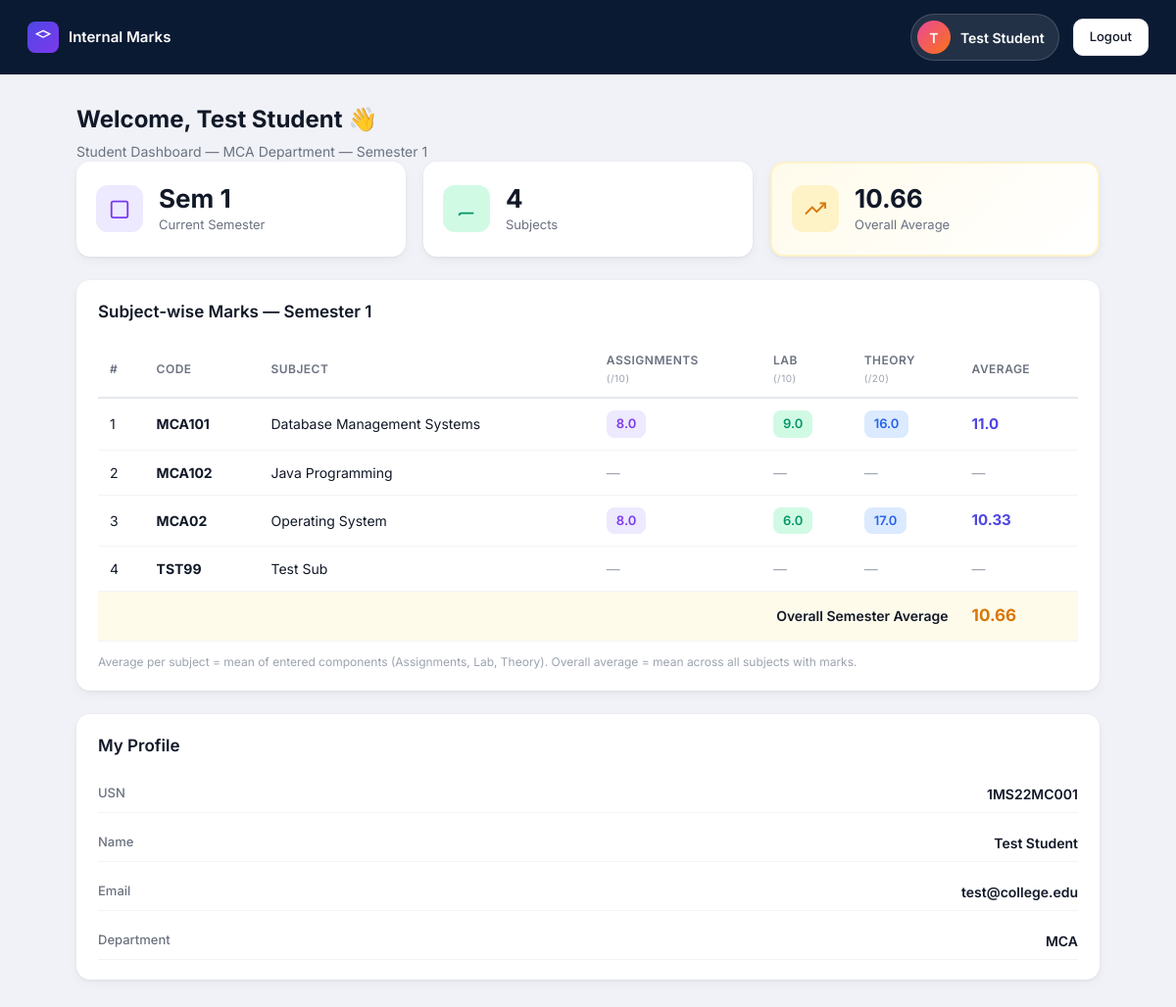
/student/dashboard (signed in), run on the app's committed database.
### tables this page shows
CREATE TABLE students (
            id INTEGER PRIMARY KEY AUTOINCREMENT,
            usn TEXT UNIQUE NOT NULL,
            name TEXT NOT NULL,
            email TEXT NOT NULL,
            semester INTEGER NOT NULL DEFAULT 1,
            department TEXT NOT NULL DEFAULT 'MCA',
            password TEXT NOT NULL,
            created_at TEXT NOT NULL
        );

CREATE TABLE marks (
            id INTEGER PRIMARY KEY AUTOINCREMENT,
            student_id INTEGER NOT NULL,
            subject_id INTEGER NOT NULL,
            marks REAL,
            updated_at TEXT NOT NULL, assignment_marks REAL, lab_marks REAL,
            UNIQUE(student_id, subject_id),
            FOREIGN KEY (student_id) REFERENCES students(id) ON DELETE CASCADE,
            FOREIGN KEY (subject_id) REFERENCES subjects(id) ON DELETE CASCADE
        );

CREATE TABLE subjects (
            id INTEGER PRIMARY KEY AUTOINCREMENT,
            code TEXT UNIQUE NOT NULL,
            name TEXT NOT NULL,
            semester INTEGER NOT NULL DEFAULT 1,
            department TEXT NOT NULL DEFAULT 'MCA',
            created_at TEXT NOT NULL
        );

### app.py (the view)
@app.route("/student/dashboard")
@student_required
def student_dashboard():
    student = db.get_student_by_id(session["user_id"])
    subject_marks, overall_average = db.get_student_semester_marks(
        student["id"], student["semester"]
    )
    return render_template(
        "student_dashboard.html",
        student=student,
        subject_marks=subject_marks,
        overall_average=overall_average,
    )

### app.py (called while the page is built)
def student_required(f):
    @wraps(f)
    def decorated(*args, **kwargs):
        if not session.get("logged_in") or session.get("role") != "student":
            return redirect(url_for("student_login"))
        return f(*args, **kwargs)
    return decorated

### database.py (called while the page is built)
def compute_subject_average(assignment_marks, lab_marks, theory_marks):
    values = [v for v in (assignment_marks, lab_marks, theory_marks) if v is not None]
    if not values:
        return None
    return round(sum(values) / len(values), 2)

def get_student_by_id(student_id):
    stmt = select(students).where(students.c.id == student_id)
    with engine.connect() as conn:
        row = conn.execute(stmt).mappings().first()
    return dict(row) if row else None

### templates/student_dashboard.html (shortened to what this page needs)
{% extends "base.html" %}
{% block body %}
<div class="user-layout">
    <header class="user-topbar">
        <div class="user-brand">
            <div class="brand-icon small">
                <svg viewBox="0 0 24 24" fill="none" stroke="currentColor" stroke-width="2"><path d="M12 2L2 7l10 5 10-5-10-5z"/></svg>
            </div>
            <span>Internal Marks</span>
        </div>
        <div class="user-topbar-right">
            <div class="profile-chip">
                <div class="profile-avatar">{{ student.name[0] }}</div>
                <span class="profile-name">{{ student.name }}</span>
            </div>
            <a href="{{ url_for('student_logout') }}" class="btn-outline-sm">Logout</a>
        </div>
    </header>
    <main class="user-main">
        <h1>Welcome, {{ student.name }} 👋</h1>
        <p class="page-subtitle">Student Dashboard — MCA Department — Semester {{ student.semester }}</p>
        <section class="stats-row three-col">
            <div class="stat-card">
                <div class="stat-icon purple">
                    <svg viewBox="0 0 24 24" fill="none" stroke="currentColor" stroke-width="2"><rect x="3" y="4" width="18" height="18" rx="2"/></svg>
                </div>
                <div class="stat-info">
                    <span class="stat-value">Sem {{ student.semester }}</span>
                    <span class="stat-label">Current Semester</span>
                </div>
            </div>
            <div class="stat-card">
                <div class="stat-icon green">
                    <svg viewBox="0 0 24 24" fill="none" stroke="currentColor" stroke-width="2"><path d="M4 19.5A2.5 2.5 0 0 1 6.5 17H20"/></svg>
                </div>
                <div class="stat-info">
                    <span class="stat-value">{{ subject_marks|length }}</span>
                    <span class="stat-label">Subjects</span>
                </div>
            </div>
            <div class="stat-card highlight-card">
                <div class="stat-icon yellow">
                    <svg viewBox="0 0 24 24" fill="none" stroke="currentColor" stroke-width="2"><polyline points="23 6 13.5 15.5 8.5 10.5 1 18"/><polyline points="17 6 23 6 23 12"/></svg>
                </div>
                <div class="stat-info">
                    <span class="stat-value">{{ overall_average if overall_average is not none else '—' }}</span>
                    <span class="stat-label">Overall Average</span>
                </div>
            </div>
        </section>
        <section class="panel">
            <div class="panel-header">
                <h2>Subject-wise Marks — Semester {{ student.semester }}</h2>
            </div>
            {% if subject_marks %}
            <div class="table-wrap">
                <table class="data-table marks-table">
                    <thead>
                        <tr>
                            <th>#</th>
                            <th>Code</th>
                            <th>Subject</th>
                            <th>Assignments<br><small>(/10)</small></th>
                            <th>Lab<br><small>(/10)</small></th>
                            <th>Theory<br><small>(/20)</small></th>
                            <th>Average</th>
                        </tr>
                    </thead>
                    <tbody>
                        {% for sub in subject_marks %}
                        <tr>
                            <td>{{ loop.index }}</td>
                            <td><strong>{{ sub.code }}</strong></td>
                            <td>{{ sub.name }}</td>
                            <td>
                                {% if sub.assignment_marks is not none %}
                                <span class="mark-badge assignment">{{ sub.assignment_marks }}</span>
                                {% else %}
                                <span class="mark-pending">—</span>
                                {% endif %}
                            </td>
                            <td>
                                {% if sub.lab_marks is not none %}
                                <span class="mark-badge lab">{{ sub.lab_marks }}</span>
                                {% else %}
                                <span class="mark-pending">—</span>
                                {% endif %}
                            </td>
                            <td>
                                {% if sub.theory_marks is not none %}
                                <span class="mark-badge theory">{{ sub.theory_marks }}</span>
                                {% else %}
                                <span class="mark-pending">—</span>
                                {% endif %}
                            </td>
                            <td>
                                {% if sub.average is not none %}
                                <strong class="avg-value">{{ sub.average }}</strong>
                                {% else %}
                                <span class="mark-pending">—</span>
                                {% endif %}
                            </td>
                        </tr>
                        {% endfor %}
                    </tbody>
                    {% if overall_average is not none %}
                    <tfoot>
                        <tr class="overall-row">
                            <td colspan="6" class="overall-label">Overall Semester Average</td>
                            <td><strong class="avg-value overall">{{ overall_average }}</strong></td>
                        </tr>
                    </tfoot>
                    {% endif %}
                </table>
            </div>
            <p class="marks-note">Average per subject = mean of entered components (Assignments, Lab, Theory). Overall average = mean across all subjects with marks.</p>
            {% else %}
            <p class="empty-text">No subjects found for Semester {{ student.semester }} yet.</p>
            {% endif %}
        </section>
        <section class="panel">
            <div class="panel-header"><h2>My Profile</h2></div>
            <div class="profile-details">
                <div class="detail-row">
                    <span class="detail-label">USN</span>
                    <span class="detail-value">{{ student.usn }}</span>
                </div>
                <div class="detail-row">
                    <span class="detail-label">Name</span>
                    <span class="detail-value">{{ student.name }}</span>
                </div>
                <div class="detail-row">
                    <span class="detail-label">Email</span>
                    <span class="detail-value">{{ student.email }}</span>
                </div>
                <div class="detail-row">
                    <span class="detail-label">Department</span>
                    <span class="detail-value">{{ student.department }}</span>
                </div>
            </div>
        </section>
    </main>
</div>
{% endblock %}

### data on the page
students: name "T", name "Test Student", semester "1", usn "1MS22MC001", email "test@college.edu", department "MCA"
marks: code "MCA101", name "Database Management Systems", assignment_marks "8.0", lab_marks "9.0", theory_marks "16.0", average "11.0"
subjects: code "MCA102", name "Java Programming"
marks: code "MCA02", name "Operating System", assignment_marks "8.0", lab_marks "6.0", theory_marks "17.0", average "10.33"
subjects: code "TST99", name "Test Sub"

### other printed values
{{ subject_marks|length }} "4"
{{ overall_average if overall_average is not none else '—' }} "10.66"
{{ overall_average }} "10.66"
